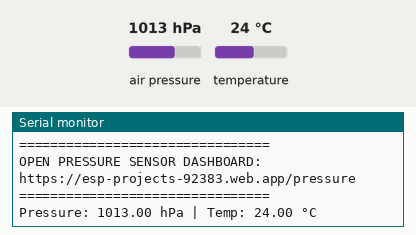
Simulated run of this sketch. Board: ESP32. Shown: the last lines printed to the serial monitor. Inputs (shaded band) come from the test bench; at power-on: air pressure 1013 hPa, temperature 24 °C. WiFi joins after 1.5 s; servers stay silent unless stated; uploads are accepted with an empty reply.

Above: at 2.7 s.
2.8 s: air pressure set to 952 hPa
At 5.3 s:
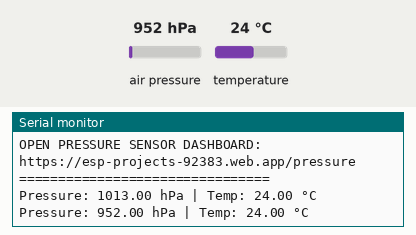
6.0 s: temperature set to 12 °C
At 7.4 s:
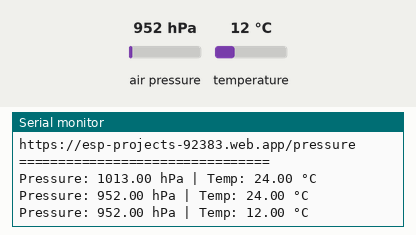
9.2 s: air pressure set to 975 hPa
At 12.6 s:
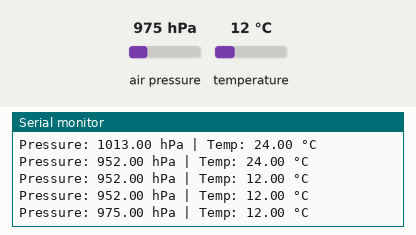
Timing chart, 0 to 14.1 s (numbered marks = the images above; inputs shaded):
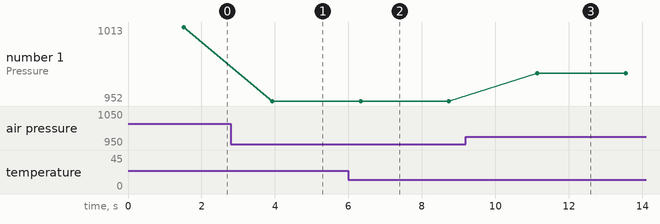

The sketch:

BMP180.ino
```cpp
#include <WiFi.h>
#include <HTTPClient.h>
#include <Wire.h>
#include <Adafruit_BMP085.h>

// -------- WiFi Credentials --------
#define WIFI_SSID "Vivo Y21e"
#define WIFI_PASSWORD "123456789"

// -------- Firebase REST --------
#define FIREBASE_HOST "https://esp-projects-92383-default-rtdb.firebaseio.com"
#define FIREBASE_SECRET "npuRerfKNuU8nUmAM2XZVsgVFsfJQXNSXDdIerLH"

// -------- BMP180 --------
Adafruit_BMP085 bmp;

void setup() {
  Serial.begin(115200);

  // Start I2C (ESP32 default I2C pins)
  Wire.begin(21, 22);

  // Init BMP180
  if (!bmp.begin()) {
    Serial.println("❌ BMP180 not found!");
    while (1);
  }
  Serial.println("✅ BMP180 initialized");

  // WiFi connect
  WiFi.begin(WIFI_SSID, WIFI_PASSWORD);
  Serial.print("Connecting to WiFi");

  while (WiFi.status() != WL_CONNECTED) {
    delay(500);
    Serial.print(".");
  }

  Serial.println("\nWiFi Connected");
  Serial.print("ESP32 IP: ");
  Serial.println(WiFi.localIP());

  // 🔗 Clickable dashboard link
  Serial.println("================================");
  Serial.println("OPEN PRESSURE SENSOR DASHBOARD:");
  Serial.println("https://esp-projects-92383.web.app/pressure");
  Serial.println("================================");
}

void loop() {
  float pressure = bmp.readPressure() / 100.0; // hPa
  float temperature = bmp.readTemperature();   // °C

  Serial.print("Pressure: ");
  Serial.print(pressure);
  Serial.print(" hPa | Temp: ");
  Serial.print(temperature);
  Serial.println(" °C");

  if (WiFi.status() == WL_CONNECTED) {
    HTTPClient http;

    // Send pressure
    String urlPressure = String(FIREBASE_HOST) +
      "/sensors/pressure/pressure.json?auth=" +
      FIREBASE_SECRET;

    http.begin(urlPressure);
    http.addHeader("Content-Type", "application/json");
    http.PUT(String(pressure));
    http.end();

    // Send temperature
    String urlTemp = String(FIREBASE_HOST) +
      "/sensors/pressure/temperature.json?auth=" +
      FIREBASE_SECRET;

    http.begin(urlTemp);
    http.addHeader("Content-Type", "application/json");
    http.PUT(String(temperature));
    http.end();
  } else {
    Serial.println("WiFi disconnected");
  }

  delay(2000); // update every 2 seconds
}
```

Measured:
- after the input at 2.8 s, the serial monitor: prints a new line after 1.1 s (image 1)
- after the input at 6.0 s, the serial monitor: prints a new line after 0.33 s (image 2)
- after the input at 9.2 s, the serial monitor: prints a new line after 1.9 s (image 3)
- plotted number 1: 1013 → 952 after the input at 2.8 s, 952 → 975 after the input at 9.2 s
